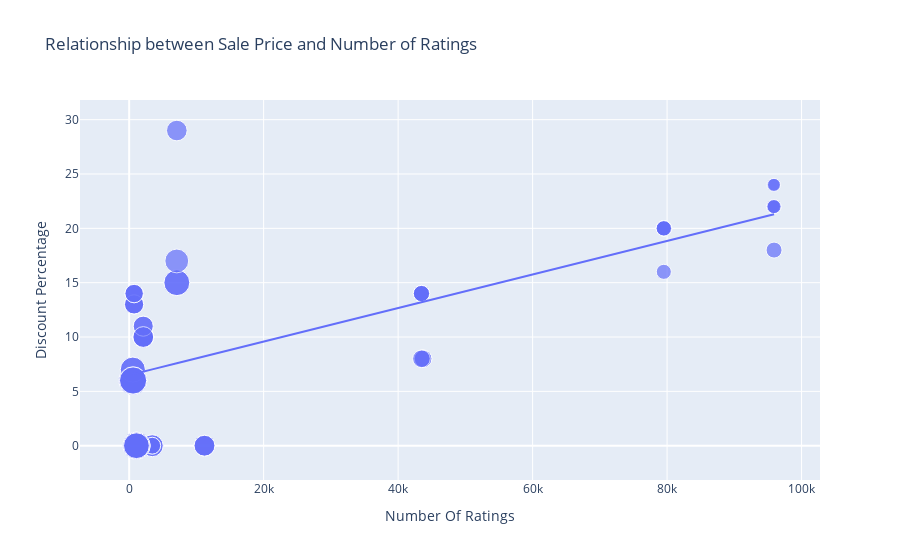

The notebook cell saved with this chart:
### Code cell
figure = px.scatter(
    data_frame=data,
    x="Number Of Ratings",  # Corrected the string and typo
    y="Discount Percentage",
    size="Sale Price",
    trendline="ols",
    title="Relationship between Sale Price and Number of Ratings"
)
figure.show()

### Figure 1 — Plotly figure (JSON) as saved in the notebook; plotly's stock layout.template omitted (floating-point values rounded to 4 significant figures)
{"data": [{"hovertemplate": "Number Of Ratings=%{x}<br>Discount Percentage=%{y}<br>Sale Price=%{marker.size}<extra></extra>", "legendgroup": "", "marker": {"color": "#636efa", "size": [49900, 84900, 84900, 77000, 77000, 49900, 49900, 77000, 89900, 41999, 39999, 41999, 41999, 41999, 131900, 117100, 131900, 117100, 74999, 117900, 117100, 117900, 99900, 44999, 140900, 130900, 64900, 120900, 59900, 75900, 110900, 130900, 120900, 64900, 64900, 75900, 75900, 120900, 59900, 120900, 75900, 140900, 70900, 70900, 75900, 59900, 110900, 120900, 130900, 130900, 54999, 54999, 29999, 34999, 34999, 34999, 54999, 29999, 46999, 46999, 46999, 46999], "sizemode": "area", "sizeref": 352.2, "symbol": "circle"}, "mode": "markers", "name": "", "orientation": "v", "showlegend": false, "type": "scatter", "x": [3431, 3431, 3431, 11202, 11202, 3431, 3431, 11202, 1454, 79512, 79512, 79582, 79512, 79512, 1078, 1078, 1078, 1078, 7088, 7088, 1078, 7088, 7081, 95909, 542, 580, 740, 545, 740, 2101, 545, 580, 580, 730, 730, 2101, 2101, 580, 740, 580, 2092, 545, 2101, 2092, 2101, 740, 545, 580, 580, 580, 43707, 43707, 95807, 95909, 95807, 95909, 43470, 95909, 43470, 43470, 43470, 43470], "xaxis": "x", "y": [0, 0, 0, 0, 0, 0, 0, 0, 0, 20, 16, 20, 20, 20, 0, 0, 0, 0, 29, 15, 0, 15, 17, 18, 6, 6, 13, 6, 14, 10, 7, 6, 6, 13, 13, 10, 10, 6, 14, 6, 10, 6, 11, 11, 10, 14, 7, 6, 6, 6, 8, 8, 24, 22, 22, 22, 8, 24, 14, 14, 14, 14], "yaxis": "y"}, {"hovertemplate": "<b>OLS trendline</b><br>Discount Percentage = 0.000154292 * Number Of Ratings + 6.49233<br>R<sup>2</sup>=0.468988<br><br>Number Of Ratings=%{x}<br>Discount Percentage=%{y} <b>(trend)</b><extra></extra>", "legendgroup": "", "marker": {"color": "#636efa", "symbol": "circle"}, "mode": "lines", "name": "", "showlegend": false, "type": "scatter", "x": [542, 545, 545, 545, 545, 580, 580, 580, 580, 580, 580, 580, 580, 730, 730, 740, 740, 740, 740, 1078, 1078, 1078, 1078, 1078, 1454, 2092, 2092, 2101, 2101, 2101, 2101, 2101, 3431, 3431, 3431, 3431, 3431, 7081, 7088, 7088, 7088, 11202, 11202, 11202, 43470, 43470, 43470, 43470, 43470, 43707, 43707, 79512, 79512, 79512, 79512, 79582, 95807, 95807, 95909, 95909, 95909, 95909], "xaxis": "x", "y": [6.576, 6.576, 6.576, 6.576, 6.576, 6.582, 6.582, 6.582, 6.582, 6.582, 6.582, 6.582, 6.582, 6.605, 6.605, 6.607, 6.607, 6.607, 6.607, 6.659, 6.659, 6.659, 6.659, 6.659, 6.717, 6.815, 6.815, 6.816, 6.816, 6.816, 6.816, 6.816, 7.022, 7.022, 7.022, 7.022, 7.022, 7.585, 7.586, 7.586, 7.586, 8.221, 8.221, 8.221, 13.2, 13.2, 13.2, 13.2, 13.2, 13.24, 13.24, 18.76, 18.76, 18.76, 18.76, 18.77, 21.27, 21.27, 21.29, 21.29, 21.29, 21.29], "yaxis": "y"}], "layout": {"autosize": true, "legend": {"itemsizing": "constant", "tracegroupgap": 0}, "title": {"text": "Relationship between Sale Price and Number of Ratings"}, "xaxis": {"anchor": "y", "autorange": true, "domain": [0, 1], "range": [-6750.0, 102400.0], "title": {"text": "Number Of Ratings"}, "type": "linear"}, "yaxis": {"anchor": "x", "autorange": true, "domain": [0, 1], "range": [-5.213, 33.41], "title": {"text": "Discount Percentage"}, "type": "linear"}}}
